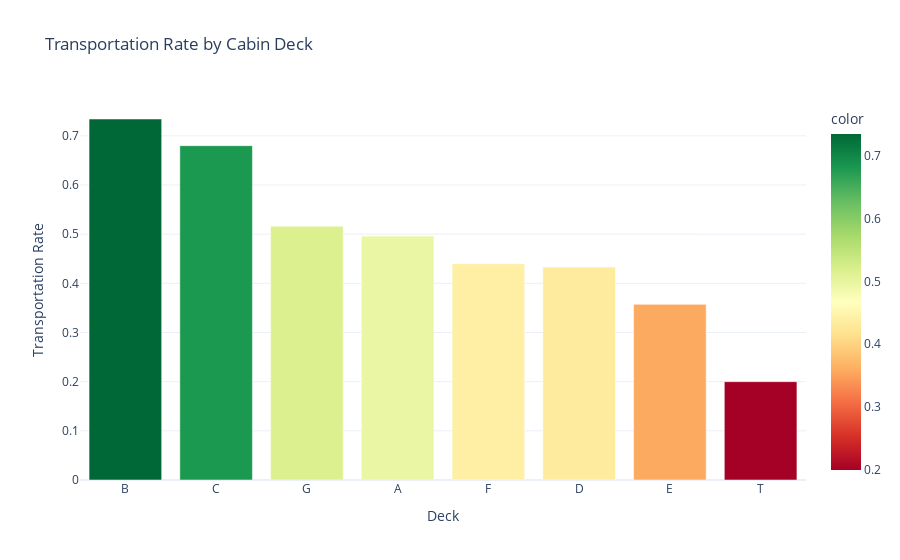

Notebook cell for this chart:
### Code cell
# Extract deck information from cabin
train['Deck'] = train['Cabin'].str[0]  # First letter is the deck

# Analyze transportation by deck
deck_analysis = train.groupby('Deck')['Transported'].agg(['count', 'mean']).sort_values('mean', ascending=False)

print(" Cabin Deck Analysis (Best to Worst):")
for deck in deck_analysis.index:
    count = deck_analysis.loc[deck, 'count']
    rate = deck_analysis.loc[deck, 'mean']
    print(f"Deck {deck}: {count} passengers, {rate:.1%} transported")

# Visual chart
fig = px.bar(x=deck_analysis.index,
             y=deck_analysis['mean'],
             title=' Transportation Rate by Cabin Deck',
             labels={'x': 'Deck', 'y': 'Transportation Rate'},
             color=deck_analysis['mean'],
             color_continuous_scale='RdYlGn')
fig.show()

### Figure 1 — Plotly figure (JSON) as saved in the notebook; plotly's stock layout.template omitted (floating-point values rounded to 4 significant figures)
{"data": [{"alignmentgroup": "True", "hovertemplate": "Deck=%{x}<br>Transportation Rate=%{y}<br>color=%{marker.color}<extra></extra>", "legendgroup": "", "marker": {"color": [0.7343, 0.6801, 0.5162, 0.4961, 0.4399, 0.4331, 0.3573, 0.2], "coloraxis": "coloraxis", "pattern": {"shape": ""}}, "name": "", "offsetgroup": "", "orientation": "v", "showlegend": false, "textposition": "auto", "type": "bar", "x": ["B", "C", "G", "A", "F", "D", "E", "T"], "xaxis": "x", "y": [0.7343, 0.6801, 0.5162, 0.4961, 0.4399, 0.4331, 0.3573, 0.2], "yaxis": "y"}], "layout": {"barmode": "relative", "coloraxis": {"colorbar": {"title": {"text": "color"}}, "colorscale": [[0, "rgb(165,0,38)"], [0.1, "rgb(215,48,39)"], [0.2, "rgb(244,109,67)"], [0.3, "rgb(253,174,97)"], [0.4, "rgb(254,224,139)"], [0.5, "rgb(255,255,191)"], [0.6, "rgb(217,239,139)"], [0.7, "rgb(166,217,106)"], [0.8, "rgb(102,189,99)"], [0.9, "rgb(26,152,80)"], [1, "rgb(0,104,55)"]]}, "legend": {"tracegroupgap": 0}, "title": {"text": " Transportation Rate by Cabin Deck"}, "xaxis": {"anchor": "y", "domain": [0, 1], "title": {"text": "Deck"}}, "yaxis": {"anchor": "x", "domain": [0, 1], "title": {"text": "Transportation Rate"}}}}
